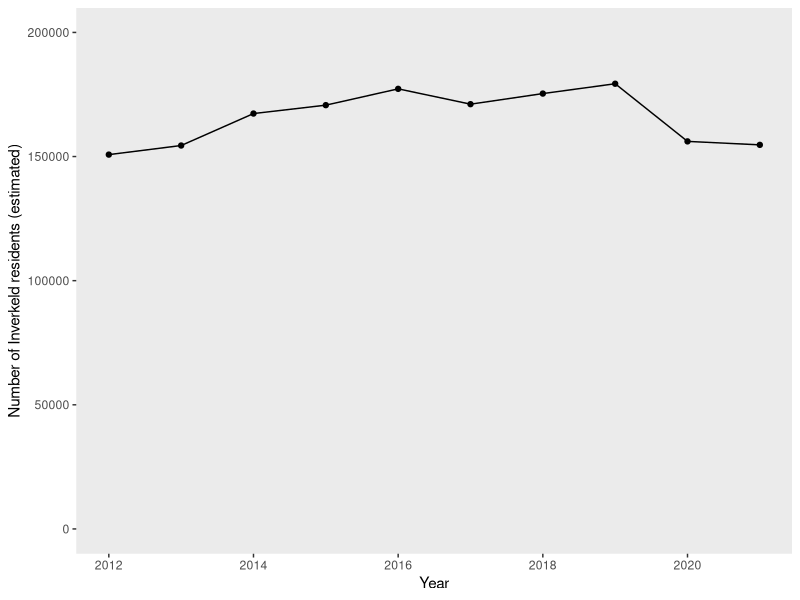
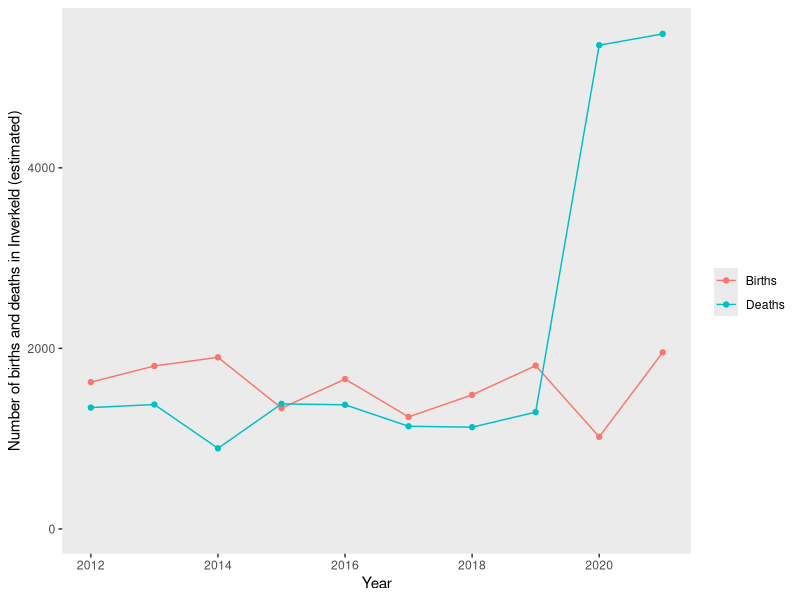
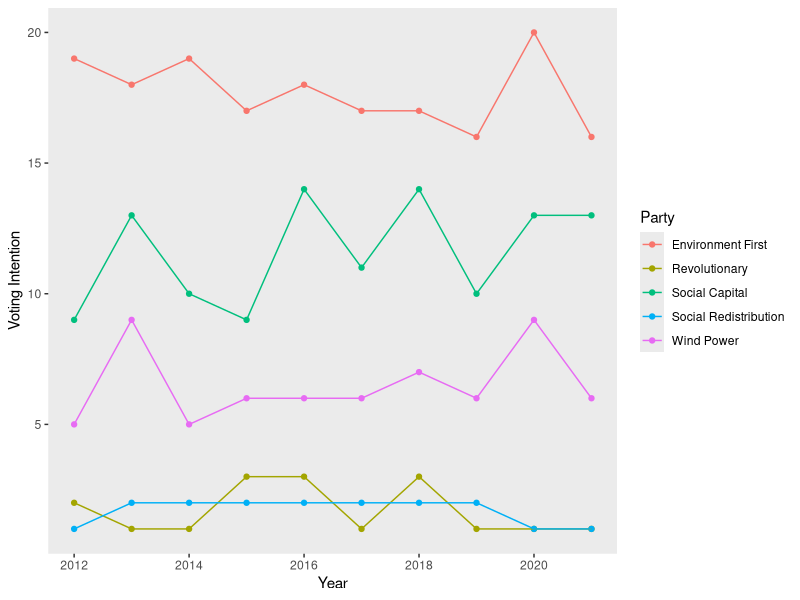
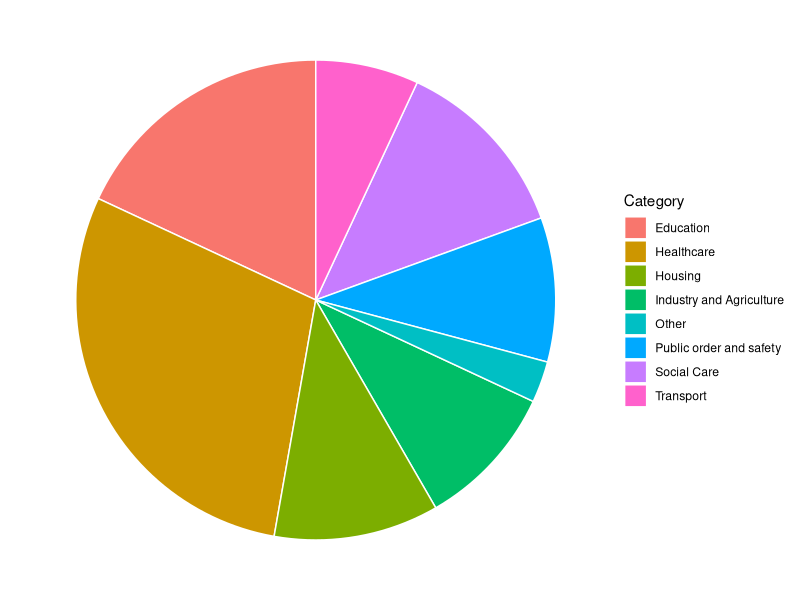
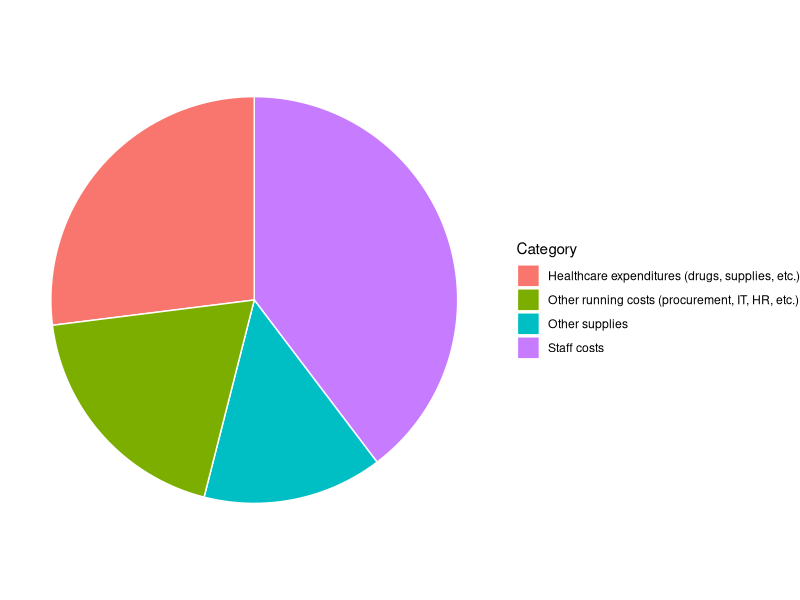
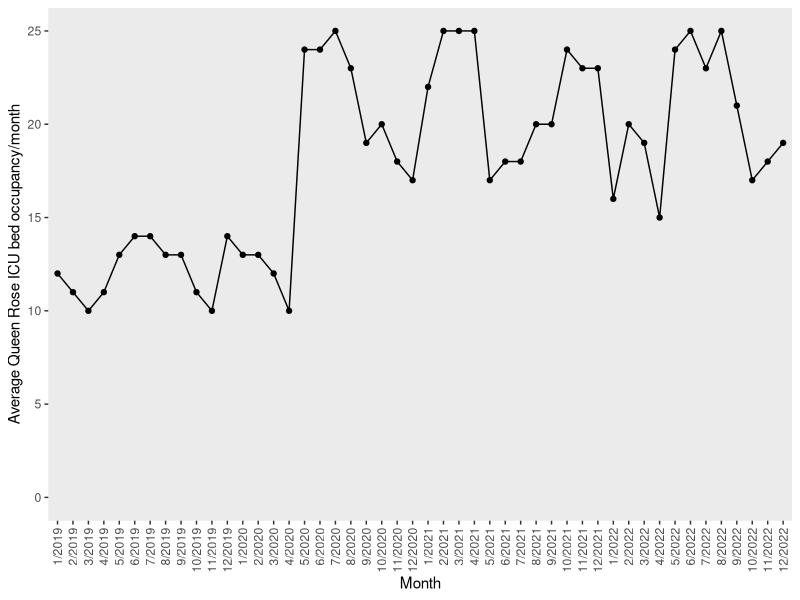
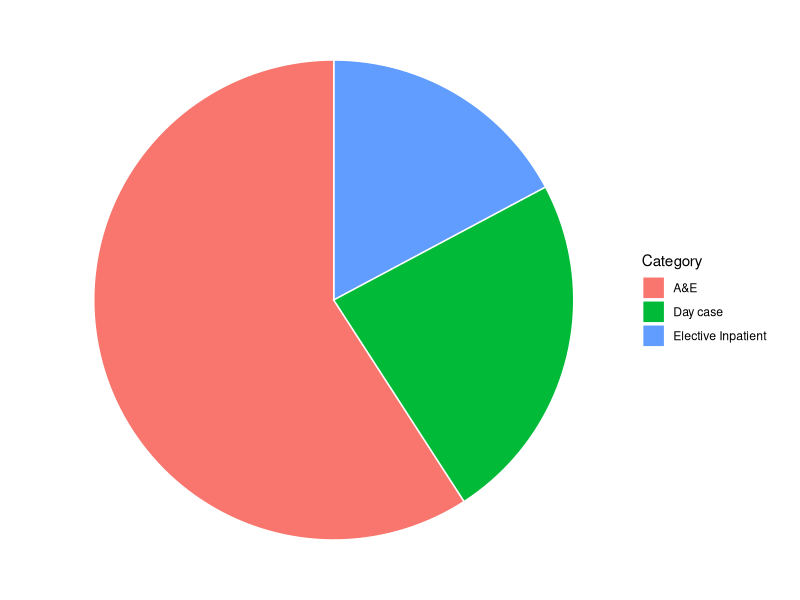
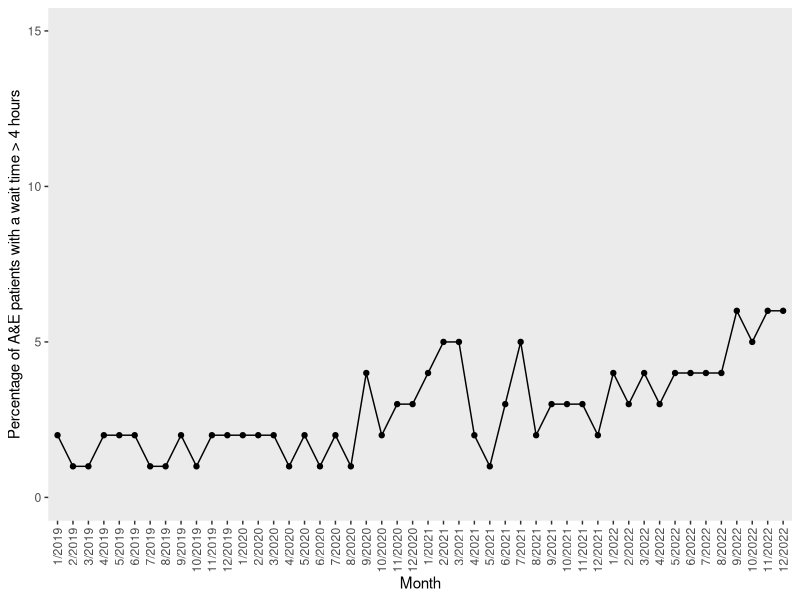

These figures' R source, in order: (Note: this script raises an error after producing the figures.)
## ---- chunk 1
knitr::opts_chunk$set(echo = TRUE)
library(ggplot2)
library(knitr)

outbreak_deaths <- floor(runif(1, min = 10, max = 30))
city_name <- "Inverkeld"
hospital_name <- "Queen Rose"
## ---- chunk 2

Pop <- c(sample(150000:170000, size=3, replace=TRUE), sample(170000:180000, size=3, replace=TRUE), sample(190000:170000, size=2, replace=TRUE), sample(150000:170000, size=2, replace=TRUE))
PopYears <- c(2012:2021)
population <- data.frame(Pop, PopYears)
ggplot(data = population, aes(x=PopYears, y=Pop)) + 
  geom_point() +
  geom_line() +
  labs(y = "Number of Inverkeld residents (estimated)", x = "Year") +
  scale_y_continuous(limits=c(0, 200000)) + 
  theme(panel.grid.major = element_blank(), panel.grid.minor = element_blank())


Demog <- c((rep("Births", 10)), (rep("Deaths", 10)))
Num <- c(sample(1000:2000, size=10, replace=TRUE), sample(500:1500, size=8, replace=TRUE), sample(3000:5500, size=2, replace=TRUE))
DemogYears <- c(rep(2012:2021, 2))
birthdeath <- data.frame(Demog, Num, DemogYears)
ggplot(data = birthdeath, aes(x=DemogYears, y=Num, group=Demog, colour=Demog)) + 
  geom_point() +
  geom_line() +
  labs(y = "Number of births and deaths in Inverkeld (estimated)", x = "Year", colour = "Demographics") +
  scale_y_continuous(limits=c(0, 5500)) + 
  theme(panel.grid.major = element_blank(), panel.grid.minor = element_blank()) + 
  scale_color_discrete(name="")
## ---- chunk 3

Party <- c((rep("Revolutionary", 10)), (rep("Social Capital", 10)), (rep("Environment First", 10)), (rep("Wind Power", 10)), (rep("Social Redistribution", 10)))
Polls <- c(sample(1:3, size=10, replace=TRUE), sample(8:14, size=10, replace=TRUE), sample(15:20, size=10, replace=TRUE), sample(5:10, size=10, replace=TRUE), sample(1:2, size=10, replace=TRUE))
PolYears <- c(rep(2012:2021, 5))
politics <- data.frame(Party, Polls, PolYears)
ggplot(data = politics, aes(x=PolYears, y=Polls, color=Party)) + 
  geom_point() +
  geom_line() +
  labs(y = "Voting Intention", x = "Year") + 
  theme(panel.grid.major = element_blank(), panel.grid.minor = element_blank())

Councillors <- sum(politics[politics$PolYears>2020, 2])
## ---- chunk 4

pol2021 <- (politics[politics$PolYears>2020, 2])
Parties <- c("Revolutionary", "Social Capital", "Environment First", "Wind Power", "Social Redistribution")

Councillors <- data.frame(Parties, pol2021)

kable(x = Councillors, 
      format = "html", 
      col.names = c("Political Party", "Number of Seats"))

## ---- chunk 5

expenses <- data.frame(
  Category=c("Education", "Industry and Agriculture", "Social Care", "Transport", "Public order and safety", "Healthcare", "Housing", "Other"),
  value=c(13,7,9,5,7,21,8,2)
)

ggplot(expenses, aes(x="", y=value, fill=Category)) +
  geom_bar(stat="identity", width=1, color="white") +
  coord_polar("y", start=0) +
  theme_void() 
## ---- chunk 6

clos1 <- c("Yours sincerely,", "Best wishes,", "Kind regards,", "All the best,", "Sincerely,", "Yours truly,", "Respectfully,")
email1 <- c("gldk", "aptr", "bhr", "tgh", "pbr", "js", "lucy", "amd", "oirl", "jim", "ygg", "oli", "end", "lulu", "rye", "att")
adj1 <- c("Disgraceful", "Terrible", "Horrible", "Devastating", "Sad", "Bloody")
emotion1 <- c("outraged", "upset", "extremely vexed", "so angry", "devastated")
sent1 <- c("As if COVID wasn't enough! Has this city not suffered enough, I ask you.", "This seems to be too much to bear on top of COVID, the cost of living crisis, and the war in Ukraine. It is just one tragedy after another.", "Too many people have already died from COVID and it seems completely cruel to have another pandemic strike our city again so soon.", "There seems to be no end to the suffering that pandemics inflict on our city in these days.", "It seems almost like the apocalypse must be upon us, with this pandemic following so close upon the heels of COVID19.", "Too many people have died and it is such a tragedy.")
wish1 <- c("hope", "hope very much", "wish", "expect", "sincerely hope")
state1 <- c("dreadful state of affairs", "horrible pandemic", "all of the poor people dying", "tragedy")
time1 <- c("immediately", "very soon", "at once", "as soon as possible")
name1 <- c("Anna", "Luke", "Siobhan", "Su", "Ailidh", "Fiona", "Graham", "Madison", "Eleanor", "Rodrigo", "Kieran", "Wilson", "Anika", "Rosemary", "Alise", "Gordon", "Roman", "Karen")
verb1 <- c("devastate", "obliterate", "ruin", "destroy", "crush")
business1 <- c("small coffee shop", "coffee shop", "cafe", "restaurant", "bookshop", "boutique clothing store", "records shop", "used bookstore", "toy store", "sweet shop")
business2 <- c("The Inverkeld Shop", "Fraser & Co.", "Bella's", "Around the Corner", "Jewels")
adj2 <- c("nearly", "almost", "virtually", "almost literally", "practically")
conseq1 <- c("lost my business due to those pandemic lockdowns", "had to close because of all the draconian lockdowns", "went out of business", "went bankrupt", "had to shut our doors during COVID")
sent2 <- c("I hope you realise how costly the last pandemic was for millions of people across the country, and that we can't afford another one.", "You should be ashamed to think of all the businesses that have had to close because of the coronavirus measures this city took, and all of the people who lost their jobs.", "Businesses must be free to operate, not prosecuted by some nanny state.", "Things are bad enough already with the cost of living crisis, war in Ukraine, and Brexit, we can't afford another pandemic.", "I hope you realise that you need to put businesses first now - we were unfairly forced to bear the costs of the last pandemic.", "I hope you realise how much business we have all lost in recent years, and how much businesses in this city are struggling financially.")
subj1 <- c("Government Overreach", "Government Overstep", "Stop This Madness", "New Pandemic Measures")
state2 <- c("awful pandemic", "terrible pandemic", "new crisis", "new pandemic", "new disease")
conseq2 <- c("another lockdown", "a return to COVID rules", "face masks and gallons of hand sanitizer", "the draconian lockdowns you imposed during COVID", "restrictions that cripple our businesses")
wish2 <- c("fear", "dread", "abhor the idea", "hate the idea", "am afraid")
sent3 <- c("This last pandemic was just a typical example of what governments do when given a little too much power.", "Machiavelli said that power corrupts absolutely, and he was absolutely right - look at what happened during the last pandemic.", "I am sick and tired of government interference with my life, I have the right to go about my life without some do-gooder from a public health agency telling me that I need to wear a mask and can't visit my grandmother.", "The mental health consequences of the last pandemic were underappreciated, but very real - people suffered due to the lockdowns and children's development was affected by the wearing of face masks and the closing of schools.")
sent4 <- c("Please do not use this disaster as another opportunity for oppressive lockdowns and government control of our lives.", "You must not allow the city to suffer through another round of lockdowns, face-masks, and other punitive restrictions that destroy people's lives.", "I hope that you will do the right thing in this time of crisis and that I will be able to vote for you again in the coming elections with a clean conscience.", "Facemasks are just the tyranny of the minority over the majority, I hope that you will not permit them again on your watch.")
subj2 <- c("This Terrible Tragedy", "Another Terrible Loss")
rel1 <- c("my mother-in-law", "my aunt", "my auntie", "my niece", "my nephew", "my husband's best friend", "my wife's best friend", "my sister-in-law", "my brother-in-law", "my uncle", "my granddad", "my gran", "my nana", "my nana's best friend")
sent5 <- c("The family are all devastated as you can surely imagine.", "Words cannot begin to describe our loss.", "This is truly a tragedy.", "This is an unspeakable loss.", "The family are all devastated by this loss.", "You cannot begin to imagine the grief that we are feeling.", "This is especially terrible coming hard on the heels of all of our losses due to COVID-19.")
sent6 <- c("I don't understand why we haven't learned how to deal with pandemics better, after all our experiences with COVID-19, I don't understand how this could have happened.", "I really wish that our government had better learned its lessons from the COVID-19 pandemic and could have prevented this terrible tragedy.", "I hope that, considering how many other families have also lost loved ones, that you and your office will be doing everything in their power to halt this pandemic and prevent more needless deaths.", "I hope that you will do everything you can to stop this pandemic so that no other families need to suffer this pain.", "I hope that you will do everything you can to stop this pandemic so that no more lives will be lost.", "I am sure that you and your office are doing your best, but I hope that in the fullness of time, there will be a public inquiry into how this pandemic was handled and why so many families have lost loved ones. Especially coming so soon after the lessons that we learned during the COVID-19 pandemic, I would have thought that this tragedy could have been prevented.")
## ---- chunk 7

expenses <- data.frame(
  Category=c("Staff costs", "Healthcare expenditures (drugs, supplies, etc.)", "Other supplies", "Other running costs (procurement, IT, HR, etc.)"),
  value=c(25,17,9,12)
)

ggplot(expenses, aes(x="", y=value, fill=Category)) +
  geom_bar(stat="identity", width=1, color="white") +
  coord_polar("y", start=0) +
  theme_void() 

## ---- chunk 8

ICU <- c(sample(10:15, size=16, replace=TRUE), sample(23:25, size=4, replace=TRUE), sample(17:20, size=4, replace=TRUE), sample(22:25, size=4, replace=TRUE), sample(15:20, size=5, replace=TRUE), sample(22:25, size=3, replace=TRUE), sample(15:20, size=4, replace=TRUE), sample(22:25, size=4, replace=TRUE), sample(17:21, size=4, replace=TRUE))
ICUdates <- c("1/2019", "2/2019", "3/2019", "4/2019", "5/2019", "6/2019", "7/2019", "8/2019", "9/2019", "10/2019", "11/2019", "12/2019", "1/2020", "2/2020", "3/2020", "4/2020", "5/2020", "6/2020", "7/2020", "8/2020", "9/2020", "10/2020", "11/2020", "12/2020", "1/2021", "2/2021", "3/2021", "4/2021", "5/2021", "6/2021", "7/2021", "8/2021", "9/2021", "10/2021", "11/2021", "12/2021","1/2022", "2/2022", "3/2022", "4/2022", "5/2022", "6/2022", "7/2022", "8/2022", "9/2022", "10/2022", "11/2022", "12/2022")

ICUdates <- factor(ICUdates, levels = ICUdates)

ICUstats <- data.frame(ICU, ICUdates)
ggplot(data = ICUstats, aes(x=ICUdates, y=ICU, group = 1)) + 
  geom_point() +
  geom_line() +
  labs(y = "Average Queen Rose ICU bed occupancy/month", x = "Month") +
  scale_y_continuous(limits=c(0, 25)) + 
  theme(axis.text.x = element_text(angle = 90, vjust = 0.5, hjust=1)) + 
  theme(panel.grid.major = element_blank(), panel.grid.minor = element_blank())
## ---- chunk 9

admissions <- data.frame(
  Category=c("Elective Inpatient", "A&E", "Day case"),
  value=c(16,55,22)
)

ggplot(admissions, aes(x="", y=value, fill=Category)) +
  geom_bar(stat="identity", width=1, color="white") +
  coord_polar("y", start=0) +
  theme_void() 

## ---- chunk 10

WaitTimes <- c(sample(1:2, size=16, replace=TRUE), sample(1:2, size=4, replace=TRUE), sample(2:4, size=4, replace=TRUE), sample(2:5, size=4, replace=TRUE), sample(1:5, size=5, replace=TRUE), sample(2:5, size=3, replace=TRUE), sample(3:5, size=4, replace=TRUE), sample(2:5, size=4, replace=TRUE), sample(5:6, size=4, replace=TRUE))
AEdates <- c("1/2019", "2/2019", "3/2019", "4/2019", "5/2019", "6/2019", "7/2019", "8/2019", "9/2019", "10/2019", "11/2019", "12/2019", "1/2020", "2/2020", "3/2020", "4/2020", "5/2020", "6/2020", "7/2020", "8/2020", "9/2020", "10/2020", "11/2020", "12/2020", "1/2021", "2/2021", "3/2021", "4/2021", "5/2021", "6/2021", "7/2021", "8/2021", "9/2021", "10/2021", "11/2021", "12/2021","1/2022", "2/2022", "3/2022", "4/2022", "5/2022", "6/2022", "7/2022", "8/2022", "9/2022", "10/2022", "11/2022", "12/2022")

AEdates <- factor(AEdates, levels = AEdates)

AEwaits <- data.frame(WaitTimes, AEdates)
ggplot(data = AEwaits, aes(x=AEdates, y=WaitTimes, group = 1)) + 
  geom_point() +
  geom_line() +
  labs(y = "Percentage of A&E patients with a wait time > 4 hours", x = "Month") +
  scale_y_continuous(limits=c(0, 15)) + 
  theme(axis.text.x = element_text(angle = 90, vjust = 0.5, hjust=1)) + 
  theme(panel.grid.major = element_blank(), panel.grid.minor = element_blank())
## ---- chunk 11

hosKPIs <- data.frame(
  KPI=c("Reduction in MRSA cases", "Reduction in C diff cases", "Reduction in sepsis mortality", "Reduction in C auris cases"),
  percent=c(62, 54, 12, 43)
)

ggplot(hosKPIs, aes(x = KPI, y = percent)) +
  geom_col() +
  coord_flip() +
  scale_y_continuous(limits=c(0, 100)) +
  theme(panel.grid.major = element_blank(), panel.grid.minor = element_blank())

## ---- chunk 12

water <- data.frame(
  Category=c("Residential", "Business", "Industrial", "Agricultural"),
  value=c(57,17,9,12)
)

ggplot(water, aes(x="", y=value, fill=Category)) +
  geom_bar(stat="identity", width=1, color="white") +
  coord_polar("y", start=0) +
  theme_void() 

## ---- chunk 13
knitr::include_graphics(rep("images/Legionella-BCYE.jpg"))
